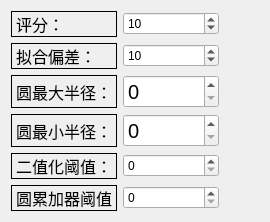
                 <widget class="QWidget" name="findCirclePara">
                  <layout class="QHBoxLayout" name="horizontalLayout_56" stretch="1,3">
                   <item>
                    <layout class="QGridLayout" name="gridLayout_17">
                     <item row="5" column="0">
                      <widget class="QLabel" name="label_96">
                       <property name="font">
                        <font>
                         <family>楷体</family>
                         <pointsize>12</pointsize>
                         <underline>false</underline>
                        </font>
                       </property>
                       <property name="frameShape">
                        <enum>QFrame::Box</enum>
                       </property>
                       <property name="text">
                        <string>圆累加器阈值</string>
                       </property>
                      </widget>
                     </item>
                     <item row="0" column="1">
                      <widget class="QDoubleSpinBox" name="findCircle_percent">
                       <property name="font">
                        <font>
                         <underline>false</underline>
                        </font>
                       </property>
                       <property name="decimals">
                        <number>0</number>
                       </property>
                       <property name="maximum">
                        <double>100001.000000000000000</double>
                       </property>
                       <property name="value">
                        <double>10.000000000000000</double>
                       </property>
                      </widget>
                     </item>
                     <item row="4" column="1">
                      <widget class="QDoubleSpinBox" name="findCircle_binaryThreshold">
                       <property name="font">
                        <font>
                         <underline>false</underline>
                        </font>
                       </property>
                       <property name="decimals">
                        <number>0</number>
                       </property>
                       <property name="minimum">
                        <double>0.000000000000000</double>
                       </property>
                       <property name="maximum">
                        <double>255.000000000000000</double>
                       </property>
                       <property name="value">
                        <double>0.000000000000000</double>
                       </property>
                      </widget>
                     </item>
                     <item row="0" column="0">
                      <widget class="QLabel" name="label_97">
                       <property name="font">
                        <font>
                         <family>楷体</family>
                         <pointsize>12</pointsize>
                         <underline>false</underline>
                        </font>
                       </property>
                       <property name="frameShape">
                        <enum>QFrame::Box</enum>
                       </property>
                       <property name="text">
                        <string>评分：</string>
                       </property>
                      </widget>
                     </item>
                     <item row="5" column="1">
                      <widget class="QDoubleSpinBox" name="findCircle_countThreshold">
                       <property name="font">
                        <font>
                         <underline>false</underline>
                        </font>
                       </property>
                       <property name="decimals">
                        <number>0</number>
                       </property>
                       <property name="maximum">
                        <double>100.000000000000000</double>
                       </property>
                       <property name="value">
                        <double>0.000000000000000</double>
                       </property>
                      </widget>
                     </item>
                     <item row="2" column="1">
                      <widget class="QSpinBox" name="findCircle_maxRadius">
                       <property name="font">
                        <font>
                         <pointsize>15</pointsize>
                         <underline>false</underline>
                        </font>
                       </property>
                       <property name="minimum">
                        <number>0</number>
                       </property>
                       <property name="maximum">
                        <number>100000</number>
                       </property>
                       <property name="value">
                        <number>0</number>
                       </property>
                      </widget>
                     </item>
                     <item row="1" column="1">
                      <widget class="QSpinBox" name="findCircle_deviation">
                       <property name="font">
                        <font>
                         <underline>false</underline>
                        </font>
                       </property>
                       <property name="singleStep">
                        <number>10</number>
                       </property>
                       <property name="value">
                        <number>10</number>
                       </property>
                      </widget>
                     </item>
                     <item row="2" column="0">
                      <widget class="QLabel" name="label_98">
                       <property name="font">
                        <font>
                         <family>楷体</family>
                         <pointsize>12</pointsize>
                         <underline>false</underline>
                        </font>
                       </property>
                       <property name="frameShape">
                        <enum>QFrame::Box</enum>
                       </property>
                       <property name="text">
                        <string>圆最大半径：</string>
                       </property>
                      </widget>
                     </item>
                     <item row="4" column="0">
                      <widget class="QLabel" name="label_99">
                       <property name="font">
                        <font>
                         <family>楷体</family>
                         <pointsize>12</pointsize>
                         <underline>false</underline>
                        </font>
                       </property>
                       <property name="frameShape">
                        <enum>QFrame::Box</enum>
                       </property>
                       <property name="text">
                        <string>二值化阈值：</string>
                       </property>
                      </widget>
                     </item>
                     <item row="1" column="0">
                      <widget class="QLabel" name="label_100">
                       <property name="font">
                        <font>
                         <family>楷体</family>
                         <pointsize>12</pointsize>
                         <underline>false</underline>
                        </font>
                       </property>
                       <property name="frameShape">
                        <enum>QFrame::Box</enum>
                       </property>
                       <property name="text">
                        <string>拟合偏差：</string>
                       </property>
                      </widget>
                     </item>
                     <item row="3" column="0">
                      <widget class="QLabel" name="label_101">
                       <property name="font">
                        <font>
                         <family>楷体</family>
                         <pointsize>12</pointsize>
                         <underline>false</underline>
                        </font>
                       </property>
                       <property name="frameShape">
                        <enum>QFrame::Box</enum>
                       </property>
                       <property name="text">
                        <string>圆最小半径：</string>
                       </property>
                      </widget>
                     </item>
                     <item row="3" column="1">
                      <widget class="QSpinBox" name="findCircle_minRadius">
                       <property name="font">
                        <font>
                         <pointsize>15</pointsize>
                         <underline>false</underline>
                        </font>
                       </property>
                       <property name="minimum">
                        <number>0</number>
                       </property>
                       <property name="maximum">
                        <number>100000</number>
                       </property>
                       <property name="value">
                        <number>0</number>
                       </property>
                      </widget>
                     </item>
                    </layout>
                   </item>
                   <item>
                    <spacer name="horizontalSpacer_17">
                     <property name="orientation">
                      <enum>Qt::Horizontal</enum>
                     </property>
                     <property name="sizeHint" stdset="0">
                      <size>
                       <width>40</width>
                       <height>20</height>
                      </size>
                     </property>
                    </spacer>
                   </item>
                  </layout>
                 </widget>
